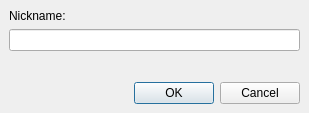
<ui version="4.0" >
 <class>NickEditDlg</class>
 <widget class="QDialog" name="NickEditDlg" >
  <property name="geometry" >
   <rect>
    <x>0</x>
    <y>0</y>
    <width>309</width>
    <height>113</height>
   </rect>
  </property>
  <property name="sizePolicy" >
   <sizepolicy vsizetype="MinimumExpanding" hsizetype="MinimumExpanding" >
    <horstretch>0</horstretch>
    <verstretch>0</verstretch>
   </sizepolicy>
  </property>
  <property name="windowTitle" >
   <string>Edit Nick</string>
  </property>
  <property name="modal" >
   <bool>true</bool>
  </property>
  <layout class="QVBoxLayout" >
   <property name="spacing" >
    <number>6</number>
   </property>
   <property name="leftMargin" >
    <number>9</number>
   </property>
   <property name="topMargin" >
    <number>9</number>
   </property>
   <property name="rightMargin" >
    <number>9</number>
   </property>
   <property name="bottomMargin" >
    <number>9</number>
   </property>
   <item>
    <widget class="QLabel" name="label" >
     <property name="text" >
      <string>Nickname:</string>
     </property>
    </widget>
   </item>
   <item>
    <widget class="QLineEdit" name="lineEdit" />
   </item>
   <item>
    <widget class="QWidget" native="1" name="widget" />
   </item>
   <item>
    <spacer>
     <property name="orientation" >
      <enum>Qt::Vertical</enum>
     </property>
     <property name="sizeHint" >
      <size>
       <width>291</width>
       <height>16</height>
      </size>
     </property>
    </spacer>
   </item>
   <item>
    <widget class="QDialogButtonBox" name="buttonBox" >
     <property name="orientation" >
      <enum>Qt::Horizontal</enum>
     </property>
     <property name="standardButtons" >
      <set>QDialogButtonBox::Cancel|QDialogButtonBox::NoButton|QDialogButtonBox::Ok</set>
     </property>
    </widget>
   </item>
  </layout>
 </widget>
 <resources/>
 <connections>
  <connection>
   <sender>buttonBox</sender>
   <signal>rejected()</signal>
   <receiver>NickEditDlg</receiver>
   <slot>reject()</slot>
   <hints>
    <hint type="sourcelabel" >
     <x>153</x>
     <y>77</y>
    </hint>
    <hint type="destinationlabel" >
     <x>153</x>
     <y>47</y>
    </hint>
   </hints>
  </connection>
  <connection>
   <sender>buttonBox</sender>
   <signal>accepted()</signal>
   <receiver>NickEditDlg</receiver>
   <slot>accept()</slot>
   <hints>
    <hint type="sourcelabel" >
     <x>153</x>
     <y>77</y>
    </hint>
    <hint type="destinationlabel" >
     <x>153</x>
     <y>47</y>
    </hint>
   </hints>
  </connection>
 </connections>
</ui>
